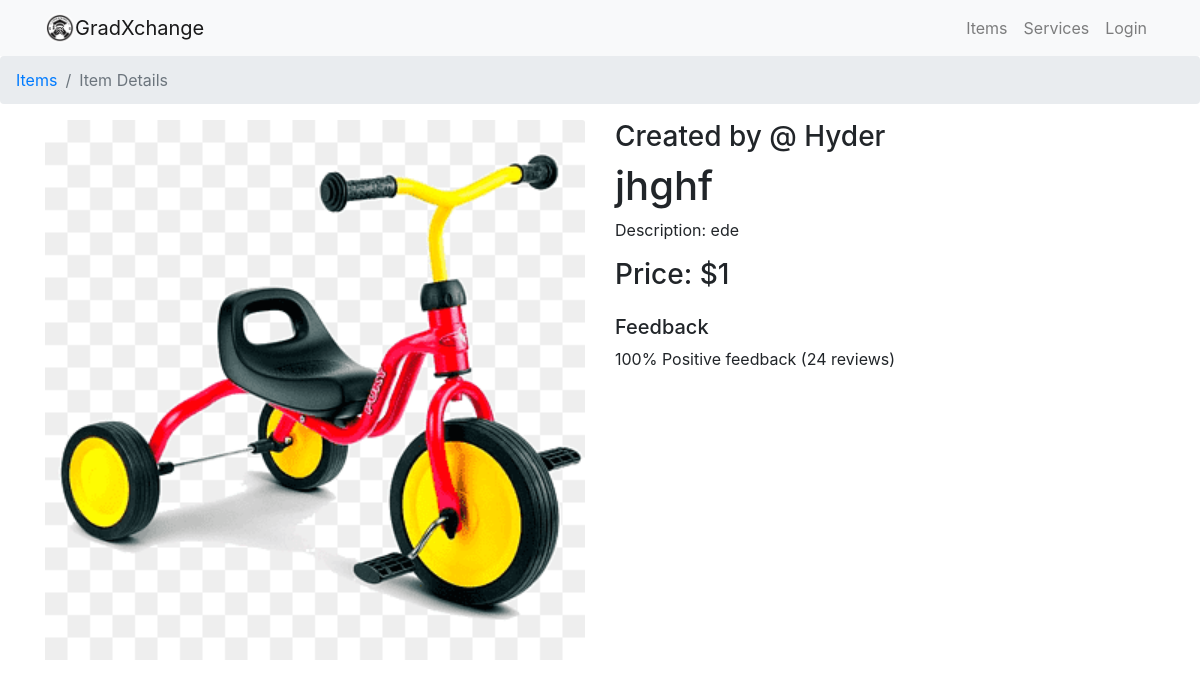
Before: /item/25/ with the older database file.
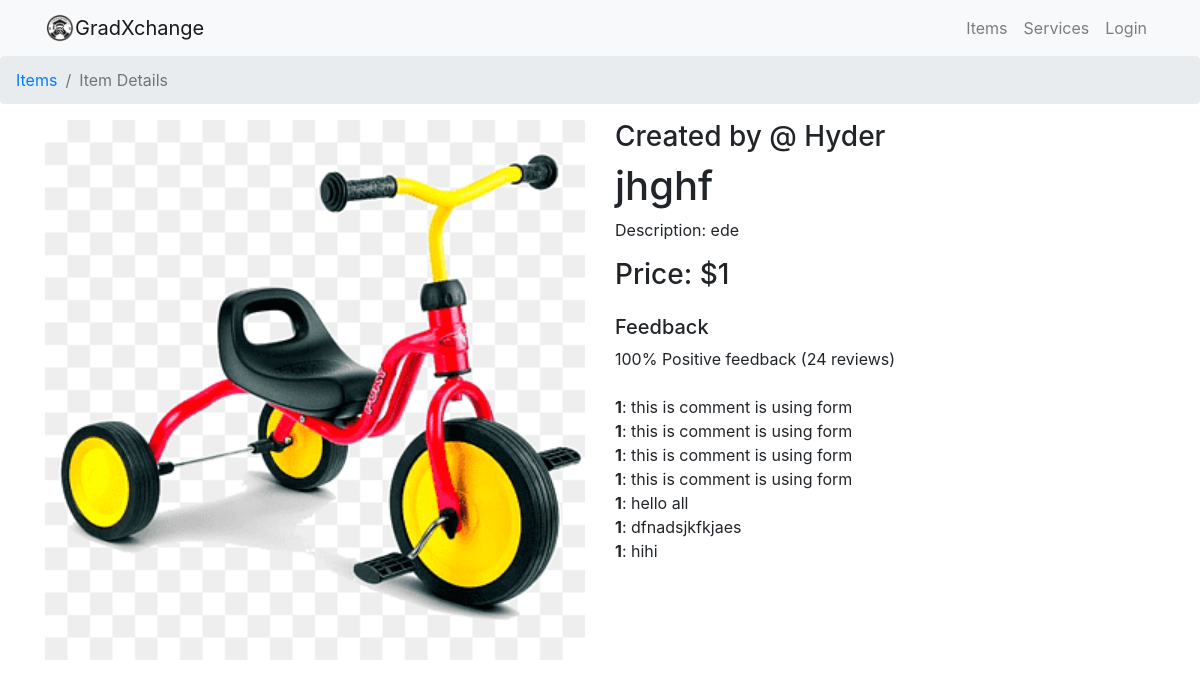
After: the same page with the newer database file.
### item/models.py (models this page shows, shortened)
class Item(models.Model):
    item_name = models.CharField(max_length=200)
    item_desc = models.CharField(max_length=200)
    item_price = models.IntegerField()
    item_image = models.ImageField(upload_to='images_item', default="notfound.png")
    created =  models.DateField(auto_now_add=True)
    user_name = models.ForeignKey(User, on_delete=models.CASCADE,default=1)
    liked_by = models.ManyToManyField(settings.AUTH_USER_MODEL, related_name='item_liked',blank= True)

class Comment(models.Model):
    item = models.ForeignKey(Item, on_delete=models.CASCADE, related_name='comment')
    body = models.TextField() #short comments no paragraph
    created = models.DateTimeField(auto_now=True)
    commented_by = models.CharField(max_length=200)
    class Meta:
        ordering = ('created',)

### item/views.py (the view)
# urls.py: path('<int:pk>/', views.detail, name='detail'),
def detail(request,pk):
    if request.method == 'POST':
        comment_form = CommentForm(data=request.POST)
        if comment_form.is_valid():
            new_comment = comment_form.save(commit=False)
            item_id =  request.POST.get('item_id')
            item = get_object_or_404(Item, id=item_id)
            new_comment.item = item
            new_comment.save()
    else:
        comment_form = CommentForm()
    item = Item.objects.get(pk=pk)
    context = {
        'item':item,
        'comment_form': comment_form ,
    }
    return render(request, 'item/detail.html', context)

### item/templates/item/detail.html (shortened to what this page needs)
{% extends 'item/base.html' %}
{% load static %}
{% block body %}
<nav aria-label="breadcrumb">
    <ol class="breadcrumb">
        <li class="breadcrumb-item"><a href="{% url 'item:index' %}">Items</a></li>
        <li class="breadcrumb-item active" aria-current="page">Item Details</li>
    </ol>
</nav>
<div class="container">
    <div class="row">
        <div class="col-lg-6">
            <img src="{{ item.item_image.url }}" class="img-fluid card-img-top" alt="{{ item.item_name }}">
        </div>
        <div class="col-lg-6">
            <h3>Created by @ {{item.user_name}}</h3>
            <h1>{{ item.item_name }}</h1>
            <p>Description: {{ item.item_desc }}</p>
            <h3>Price: ${{ item.item_price }}</h3>
            <div class="feedback mt-4">
                <h5>Feedback</h5>
                <p>100% Positive feedback (24 reviews)</p>
                {% if user.is_authenticated %}
                <form method="post">
                    {% csrf_token %}
                    <input type="hidden" name="item_id" id="item_id" value="{{ item.id}}">
                    <input type="hidden" name="commented_by" id="commented_by" value="{{ request.user }}">
                    <div> {{ comment_form.body }}</div>
                    <button class="btn btn-primary mt-2" type="submit">Submit</button>
                </form>
                <a id="{{ item.id }}" class="btn-like">
                    <img width="30" height="30" src="{% static 'pictures/like.png' %}">
                </a>
            </div>
            <div class="existing-feedback mt-4">
                {% for comment in item.comment.all %}
                <b>{{ comment.commented_by }}</b>:
                {{ comment.body}}
                <br>
                {% endfor %}
            </div>
            {% else %}
            <div class="existing-feedback mt-4">
                {% for comment in item.comment.all %}
                <b>{{ comment.commented_by }}</b>:
                {{ comment.body}}
                <br>
                {% endfor %}
            </div>
            {% endif %}
        </div>
    </div>
</div>
{% endblock %}

### item/templates/item/base.html (shortened to what this page needs)
{% load static %}
<!DOCTYPE html>
<html lang="en">
<head>
    <link rel="stylesheet" href="https://cdn.jsdelivr.net/npm/bootstrap@4.0.0/dist/css/bootstrap.min.css"
>
    <link rel="stylesheet" href="{% static 'css/style.css' %}">
</head>
<body>
    <nav class="navbar navbar-expand-lg navbar-light bg-light">
        <div class="container">
            <a class="navbar-brand" href="#"> <img src="{% static 'pictures/logogxc.jpg' %}" width="30" height="30"
                    class="d-inline-block align-top" style="border-radius: 50%;" alt="">GradXchange </a>
            <div class="collapse navbar-collapse" id="navbarSupportedContent">
                <ul class="navbar-nav ml-auto">
                    <li class="nav-item">
                        <a class="nav-link" href="{% url 'item:index' %}">Items</a>
                    </li>
                    <li class="nav-item">
                        <a class="nav-link" href="{% url 'service:index' %}">Services</a>
                    </li>
                    {% if user.is_authenticated %}
                    <li class="nav-item">
                        <a class="nav-link disabled" href="#">Message</a>
                    </li>
                    <li class="nav-item">
                        <a class="nav-link" href="{% url 'account' %}">Account</a>
                    </li>
                    <li class="nav-item">
                        <form id="logout-form" action="{% url 'logout' %}" method="post" style="display: none;">
                            {% csrf_token %}
                        </form>
                        <a href="#" class="nav-link"
                            onclick="document.getElementById('logout-form').submit(); return false;">Logout</a>
                    </li>
                    {% else %}
                    <li class="nav-item">
                        <a class="nav-link" href="{% url 'login' %}">Login</a>
                    </li>
                    {% endif %}
                </ul>
            </div>
    </nav>
    {% block body %}
    {% endblock %}
   </body>
   </html>

Changed rows visible on the page:
added Comment: commented_by "1", body "this is comment is using form"
added Comment: commented_by "1", body "this is comment is using form"
added Comment: commented_by "1", body "this is comment is using form"
added Comment: commented_by "1", body "this is comment is using form"
added Comment: commented_by "1", body "hello all"
added Comment: commented_by "1", body "dfnadsjkfkjaes"
added Comment: commented_by "1", body "hihi"
